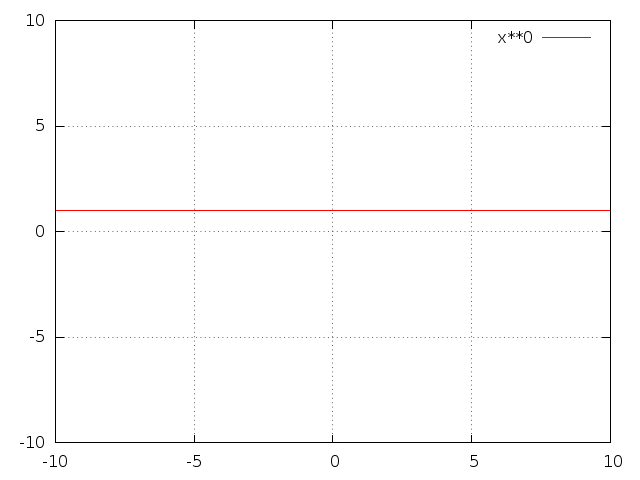

Generate this figure with gnuplot:
load "lib_common.plt"
plot x**0
